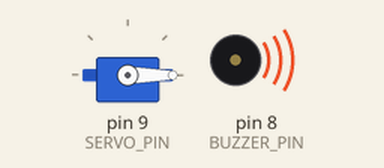
This sketch was run on a simulated Arduino Uno, built with avr-gcc and run on an emulated ATmega328P. Parts: servo, buzzer (waves = sounding).

Above: at 0.1 s.
At 7.2 s:
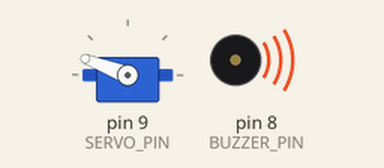
At 38.04 s:
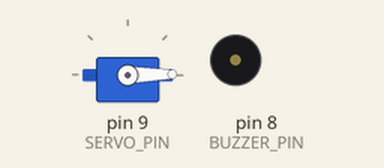
Timing chart, 0 to 40.0 s (numbered marks = the images above):
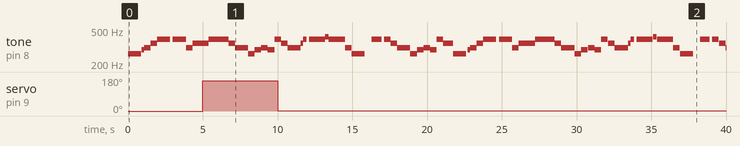

The sketch:

microServo.ino
```cpp
// Micro Servo and Buzzer

#include <Servo.h>

#define BUZZER_PIN 8
#define SERVO_PIN 9

// Notes (Buzzer Frequencies)
#define NOTE_C  262
#define NOTE_D  294
#define NOTE_Eb 311
#define NOTE_E  330
#define NOTE_F  349
#define NOTE_G  392
#define NOTE_Ab 415

// Melody for Overcooked Theme (simplified)
int melody[] = {
  NOTE_C, NOTE_D, NOTE_Eb, NOTE_F, NOTE_G, NOTE_G, NOTE_Eb, NOTE_F,
  NOTE_G, NOTE_G, NOTE_F, NOTE_Eb, NOTE_C, NOTE_D, NOTE_Eb, NOTE_D,
  NOTE_G, NOTE_F, NOTE_Eb, NOTE_F, NOTE_G, NOTE_G, NOTE_Ab, NOTE_G,
  NOTE_Eb, NOTE_C, NOTE_G, NOTE_G, NOTE_F, NOTE_Eb, NOTE_C, NOTE_D,
  NOTE_Eb, NOTE_D, NOTE_G, NOTE_F
};

// Timing variables
float unit = 218.75;
float noteDurations[] = {
  4.0*unit, 0.75*unit, 2.0*unit, 2.0*unit, 4.0*unit, 4.0*unit, 2.0*unit, 5.0*unit,
  4.0*unit, 2.0*unit, 2.0*unit, 4.0*unit, 2.0*unit, 2.0*unit, 2.0*unit, 2.0*unit, 2.0*unit,
  2.0*unit, 4.0*unit, 0.75*unit, unit, 5.0*unit, unit, 5.0*unit, 2.0*unit, 4.0*unit, 3.0*unit,
  2.0*unit, 2.0*unit, 4.0*unit, 2.0*unit, 2.0*unit, 2.0*unit, 2.0*unit, 2.0*unit, 3.0*unit
};

float pauses[] = {
  0.2*unit, 0.0*unit, 0.0*unit, 0.0*unit, 0.75*unit, 0.0*unit, 0.0*unit, 0.0*unit,
  0.0*unit, 0.0*unit, 0.0*unit, 0.0*unit, 0.0*unit, 0.0*unit, 0.0*unit, 0.0*unit, 0.0*unit,
  0.0*unit, 0.0*unit, 0.0*unit, 0.75*unit, 0.0*unit, 0.0*unit, 0.0*unit, 0.0*unit, 2.0*unit, 0.75*unit,
  0.0*unit, 0.0*unit, 0.0*unit, 0.0*unit, 0.0*unit, 0.0*unit, 0.0*unit, 0.0*unit, 0.0*unit
};

// State variables for non-blocking playback
int currentNote = 0;
unsigned long previousMillis = 0;
unsigned long startTime;
bool isPlayingNote = false;
bool isPaused = false;
bool isRunning = true;  // Controls if the melody should play

Servo servo;
int start_angle = 0; // Initial servo position
int end_angle = 160; // Final servo position
bool servoMoved = false; // Track if the servo has moved
bool servoMovedBack = true; // Track if the servo has moved back

void setup() {
  Serial.begin(9600);
  while (!Serial);  // Wait for Serial Monitor

  pinMode(BUZZER_PIN, OUTPUT);
  servo.attach(SERVO_PIN);
  servo.write(start_angle);  // Start position
  startTime = millis();  // Record the start time
}

void loop() {
  unsigned long currentMillis = millis();

  // Stop everything after 130 seconds
  if (currentMillis - startTime >= 130000) {  // 130 seconds
    noTone(BUZZER_PIN);
    isRunning = false;
    return;
  }

  // Move servo after 10 seconds
  if (!servoMoved && (currentMillis - startTime >= 5000) ) {
    // Move the servo once
    for(int angle = start_angle; angle < end_angle; angle++)
    {
      servo.write(angle);
    }
    servoMoved = true;
    servoMovedBack = false;
  }

  // Move servo back after 20 seconds
  if (!servoMovedBack && (currentMillis - startTime >= 10000) ) {
    // Move the servo once
    for(int angle = end_angle; angle > start_angle; angle--)
    {
      servo.write(angle);
    }
    servoMovedBack = true;
  }

  // Play melody non-blocking
  if (isRunning) {
    playMelody(currentMillis);
  }
}

void playMelody(unsigned long currentMillis) {
  if (!isPlayingNote && !isPaused) {  // Start playing a new note
    tone(BUZZER_PIN, melody[currentNote], noteDurations[currentNote]);
    previousMillis = currentMillis;
    isPlayingNote = true;
  }
  else if (isPlayingNote && (currentMillis - previousMillis >= noteDurations[currentNote])) {
    noTone(BUZZER_PIN);  // Stop note after duration
    previousMillis = currentMillis;
    isPlayingNote = false;
    isPaused = true;
  }
  else if (isPaused && (currentMillis - previousMillis >= pauses[currentNote])) {
    currentNote++;  // Move to the next note after the pause
    isPaused = false;

    if (currentNote >= 36) {  // Restart melody when finished
      currentNote = 0;
    }
  }
}
```

Measured:
- by itself, servo on pin 9 (SERVO_PIN): 0° → 159° at 5.0 s, → 1° 5.0 s later
- by itself, tone on pin 8 (BUZZER_PIN): plays 262 Hz for 0.88 s, 294 Hz for 0.16 s, 311 Hz for 0.44 s, 349 Hz for 0.44 s, 392 Hz for 0.88 s, 392 Hz for 0.88 s … (64 notes in this stretch)
